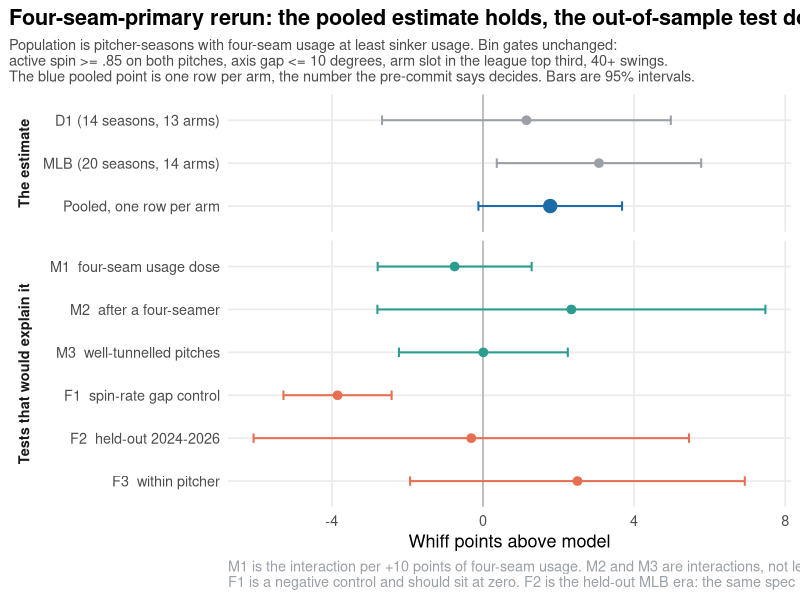

Generate this figure with R:
#!/usr/bin/env Rscript

# THE DECISION FIGURE.
#
# One panel for the estimate that survived and one for the tests that were meant to explain it. The
# numbers are transcribed from the scripts that produced them rather than recomputed, so that this
# file cannot quietly disagree with the analysis it is drawing.

suppressPackageStartupMessages({ library(data.table); library(ggplot2) })
MDIR <- file.path("data","statcast_model"); AST <- file.path(MDIR,"article_assets")
dir.create(AST, showWarnings = FALSE, recursive = TRUE)
theme_set(theme_minimal(base_size = 13) +
  theme(plot.title = element_text(face = "bold"), panel.grid.minor = element_blank(),
        plot.title.position = "plot"))
ACC <- "#1b6ca8"; POS <- "#2a9d8f"; NEG <- "#e76f51"; GREY <- "#9aa0a6"

E <- data.table(
  panel = c(rep("The estimate", 3), rep("Tests that would explain it", 6)),
  label = c("D1 (14 seasons, 13 arms)", "MLB (20 seasons, 14 arms)", "Pooled, one row per arm",
            "M1  four-seam usage dose", "M2  after a four-seamer", "M3  well-tunnelled pitches",
            "F1  spin-rate gap control", "F2  held-out 2024-2026", "F3  within pitcher"),
  est = c(1.15, 3.07, 1.78,  -0.75, 2.34, 0.01, -3.85, -0.31, 2.50),
  se  = c(1.95, 1.38, 0.97,   1.04, 2.62, 1.14,  0.73,  2.94, 2.26),
  kind = c("league","league","pooled", rep("mech",3), rep("falsify",3)))
E[, label := factor(label, levels = rev(label))]
E[, panel := factor(panel, levels = c("The estimate","Tests that would explain it"))]

p <- ggplot(E, aes(est, label, colour = kind)) +
  geom_vline(xintercept = 0, colour = GREY, linewidth = .4) +
  geom_errorbarh(aes(xmin = est - 1.96*se, xmax = est + 1.96*se), height = .22, linewidth = .7) +
  geom_point(aes(size = kind == "pooled")) +
  scale_size_manual(values = c("FALSE" = 2.6, "TRUE" = 4.2), guide = "none") +
  scale_colour_manual(values = c(league = GREY, pooled = ACC, mech = POS, falsify = NEG),
                      guide = "none") +
  facet_grid(panel ~ ., scales = "free_y", space = "free_y", switch = "y") +
  labs(title = "Four-seam-primary rerun: the pooled estimate holds, the out-of-sample test does not",
       subtitle = paste("Population is pitcher-seasons with four-seam usage at least sinker usage. Bin gates unchanged:",
                        "active spin >= .85 on both pitches, axis gap <= 10 degrees, arm slot in the league top third, 40+ swings.",
                        "The blue pooled point is one row per arm, the number the pre-commit says decides. Bars are 95% intervals.", sep = "\n"),
       x = "Whiff points above model", y = NULL,
       caption = paste("M1 is the interaction per +10 points of four-seam usage. M2 and M3 are interactions, not levels.",
                       "F1 is a negative control and should sit at zero. F2 is the held-out MLB era: the same spec reads +4.83 in 2020-2023.",
                       sep = "\n")) +
  theme(strip.placement = "outside", strip.text.y.left = element_text(angle = 90, face = "bold"),
        plot.caption = element_text(colour = GREY, hjust = 0),
        plot.subtitle = element_text(colour = "grey30", size = 10.5))
ggsave(file.path(AST, "fig_parachute_verdict.png"), p, width = 10.5, height = 7, dpi = 150,
       bg = "white")
fwrite(E, file.path(AST, "ext_parachute_verdict.csv"))
cat(sprintf("wrote %s\n", file.path(AST, "fig_parachute_verdict.png")))
